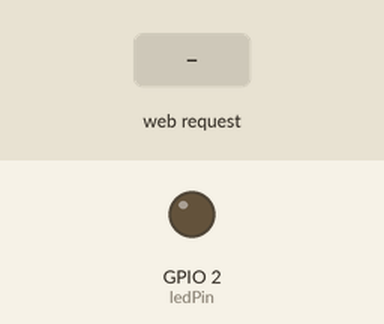
Recording of a sketch running on a simulated ESP8266 (NodeMCU). Shown: output pins drawn as LEDs (lit = HIGH). The test bench sets the inputs (shaded band). WiFi joins after 1.5 s; servers stay silent unless stated; what the sketch prints to the serial monitor is not drawn.

Above: at 3.2 s.
3.3 s: HTTP request GET /led/on received
At 3.7 s:
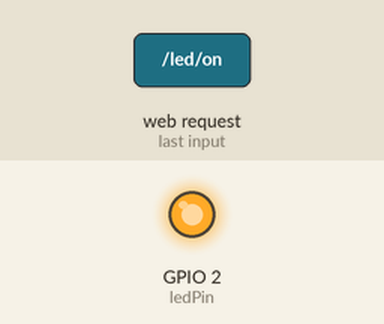
4.8 s: HTTP request GET /led/off received
At 6.0 s:
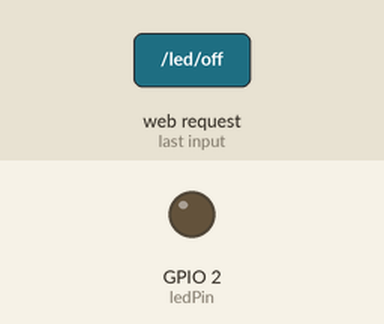
6.3 s: HTTP request GET /led/on?value=1 received
At 7.2 s:
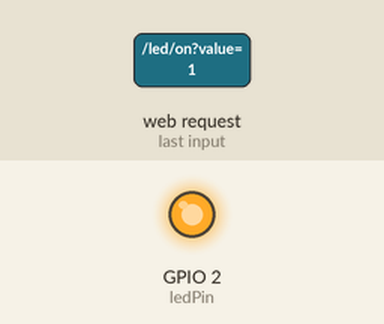
Timing chart, 0 to 9.3 s (numbered marks = the images above; inputs shaded):
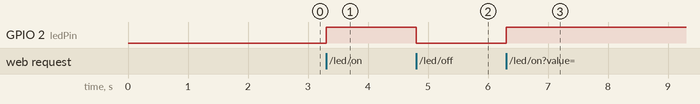

Measured:
- after the input at 3.3 s, GPIO 2 (ledPin): LOW → HIGH at once
- after the input at 4.8 s, GPIO 2 (ledPin): HIGH → LOW at once
- after the input at 6.3 s, GPIO 2 (ledPin): LOW → HIGH at once

The sketch:

code.ino
```cpp
#include <ESP8266WiFi.h>
#include <ESP8266WebServer.h>

const char* ssid = "Lab Pemrograman";         // Replace with your Wi-Fi SSID
const char* password = "12345678";           // Replace with your Wi-Fi password

ESP8266WebServer server(80);

int ledPin = LED_BUILTIN;                    // LED pin
int ledIntensity = 0;                        // Light intensity (0-100)

void handleLEDOn() {
  ledIntensity = 100;
  analogWrite(ledPin, map(ledIntensity, 0, 100, 0, 1023));
  server.sendHeader("Access-Control-Allow-Origin", "*");
  server.send(200, "text/plain", "LED is ON");
}

void handleLEDOff() {
  ledIntensity = 0;
  analogWrite(ledPin, 0);
  server.sendHeader("Access-Control-Allow-Origin", "*");
  server.send(200, "text/plain", "LED is OFF");
}

void handleSetBrightness() {
  if (server.hasArg("value")) {
    ledIntensity = server.arg("value").toInt();
    ledIntensity = constrain(ledIntensity, 0, 100); // Clamp to 0-100
    analogWrite(ledPin, map(ledIntensity, 0, 100, 0, 1023));
    server.sendHeader("Access-Control-Allow-Origin", "*");
    server.send(200, "text/plain", String("Brightness set to: ") + ledIntensity + "%");
  } else {
    server.send(400, "text/plain", "Missing 'value' parameter");
  }
}
void handleStatus() {
  String state = (ledIntensity > 0) ? "on" : "off";
  server.sendHeader("Access-Control-Allow-Origin", "*");
  server.send(200, "application/json", String("{\"state\":\"") + state + "\"}");
}

void setup() {
  Serial.begin(115200);
  WiFi.begin(ssid, password);

  while (WiFi.status() != WL_CONNECTED) {
    delay(1000);
    Serial.println("Connecting to WiFi...");
  }
  Serial.println("WiFi connected!");
  Serial.println("IP address: ");
  Serial.println(WiFi.localIP());

  pinMode(ledPin, OUTPUT);
  analogWrite(ledPin, 0); // Turn LED off initially

  server.on("/led/on", handleLEDOn);
  server.on("/led/off", handleLEDOff);
  server.on("/led/brightness", handleSetBrightness);
  server.on("/status", handleStatus); // New route for status

  server.begin();
  Serial.println("HTTP server started");
}

void loop() {
  server.handleClient();
}
```
